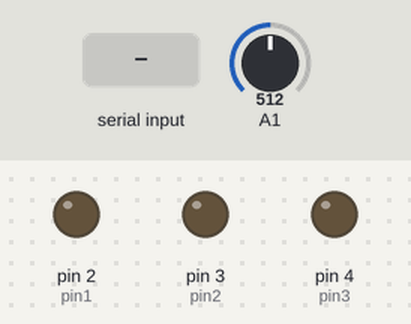
The sketch below on a simulated Arduino Uno, built with avr-gcc and run on an emulated ATmega328P. On the bench: output pins drawn as LEDs (lit = HIGH). The test bench sets the inputs (shaded band); at power-on: A1 = 512. What the sketch prints to the serial monitor is not drawn.

Above: at 1.2 s.
1.3 s: "2\n" received over Serial
At 2.5 s:
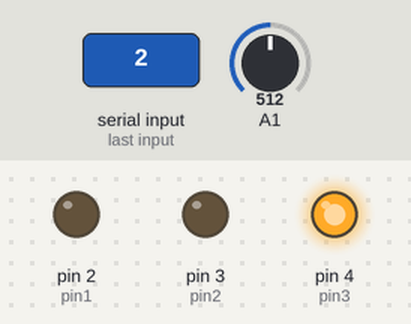
2.8 s: "3\n" received over Serial
At 3.6 s:
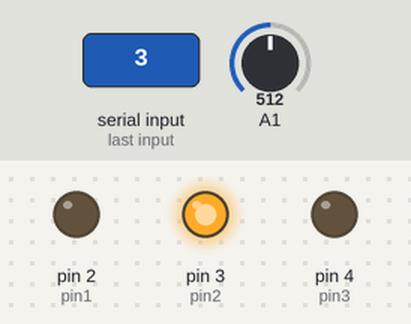
4.3 s: "4\n" received over Serial
At 4.7 s:
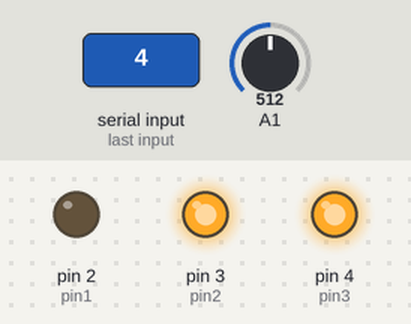
5.8 s: "5\n" received over Serial
At 7.0 s:
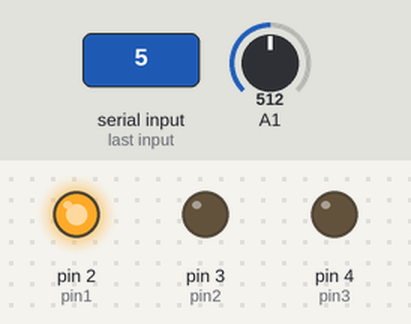
7.3 s: "Temp 1: \n" received over Serial
At 8.3 s:
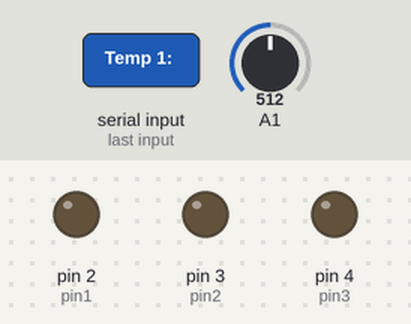
Timing chart, 0 to 9.8 s (numbered marks = the images above; inputs shaded):
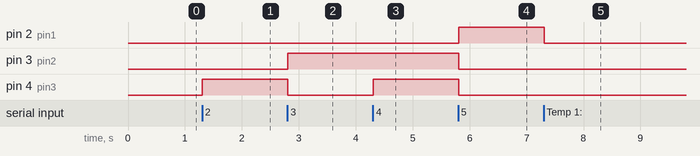

Measured:
- after the input at 1.3 s, pin 4 (pin3): LOW → HIGH at once
- after the input at 2.8 s, pin 3 (pin2): LOW → HIGH at once; pin 4 (pin3): HIGH → LOW at once
- after the input at 4.3 s, pin 4 (pin3): LOW → HIGH at once
- after the input at 5.8 s, pin 2 (pin1): LOW → HIGH at once; pin 3 (pin2), pin 4 (pin3): HIGH → LOW at once
- after the input at 7.3 s, pin 2 (pin1): HIGH → LOW at once

The sketch:

Progra_Arduino.ino
```cpp
#include <Wire.h>
//#include <LiquidCrystal_I2C.h>

//LiquidCrystal_I2C lcd(0x27, 16, 2);  // Establece la dirección I2C del adaptador y el tamaño del LCD (16x2).

int pin1 = 2;
int pin2 = 3;
int pin3 = 4;
void setup() {
  //lcd.init();                      // Inicializa el LCD.
  //lcd.backlight();                 // Activa la retroiluminación del LCD.
  Serial.begin(9600);
  pinMode(pin1, OUTPUT);
  pinMode(pin2, OUTPUT);
  pinMode(pin3, OUTPUT);
}

void loop() {
  //Control de la ganancia programable
  if (Serial.available() > 0) {
    int val = Serial.parseInt();  // Lee un número de la comunicación serie
    if (val == 1) {
      digitalWrite(pin1, LOW);
      digitalWrite(pin2, LOW);
      digitalWrite(pin3, LOW);
    }if (val == 2) {
      digitalWrite(pin1, LOW);
      digitalWrite(pin2, LOW);
      digitalWrite(pin3, HIGH);
    }if (val == 3) {
      digitalWrite(pin1, LOW);
      digitalWrite(pin2, HIGH);
      digitalWrite(pin3, LOW);
    }if (val == 4) {
      digitalWrite(pin1, LOW);
      digitalWrite(pin2, HIGH);
      digitalWrite(pin3, HIGH);
    }if (val == 5) {
      digitalWrite(pin1, HIGH);
      digitalWrite(pin2, LOW);
      digitalWrite(pin3, LOW);
    }if (val == 6) {
      digitalWrite(pin1, HIGH);
      digitalWrite(pin2, LOW);
      digitalWrite(pin3, HIGH);
    }
  }

  // Leer el valor de tensión en el pin analógico A1
  int valorAnalogicoA1 = analogRead(A1);

  // Convertir los valores leídos a voltajes (0-1023 a 0-5V en este caso)
  //float voltajeA1 = (valorAnalogicoA1)*0.1043011517;  //Esto ya no se hace

  //Tiempo
  //unsigned long tiempoActualMillis = millis(); // Obtener el tiempo actual en milisegundos //El tiempo se obtiene en la interfaz
  //unsigned long tiempoActualSegundos = tiempoActualMillis / 1000; // Convertir a segundos

  //String datos = String(tiempoActualSegundos) + "," + String(voltajeA1);
  String datos = String(valorAnalogicoA1);
  Serial.println(datos);


  //Ya no es necesario usar la pantalla LCD
  //lcd.setCursor(0,0);
  //lcd.print("Temp 1: ");
  //lcd.print(voltajeA1,2);
  //lcd.print(" C");

  delayMicroseconds(200);  //5000 muestras por segundo
}
```
